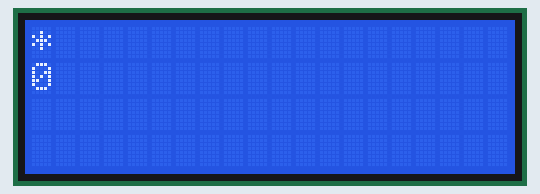
Recording of a sketch running on a simulated Arduino Uno, built with avr-gcc and run on an emulated ATmega328P. Shown: 20×4 character LCD.

Above: at 0.2 s.
At 1.2 s:
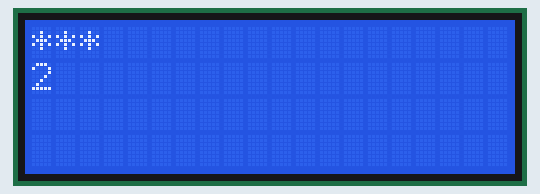
At 2.2 s:
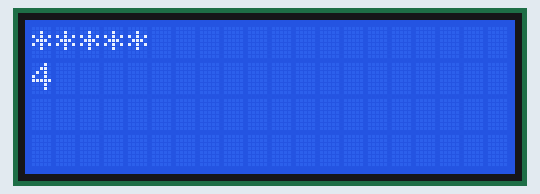
At 4.7 s:
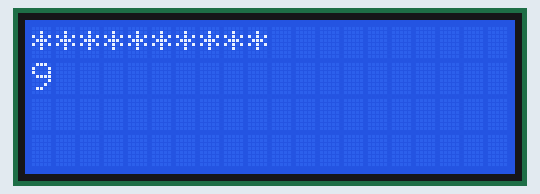
At 6.7 s:
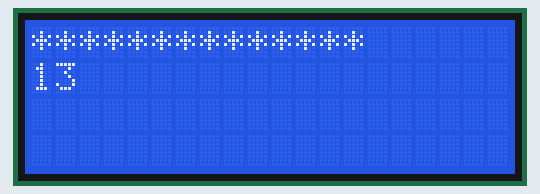
At 8.8 s:
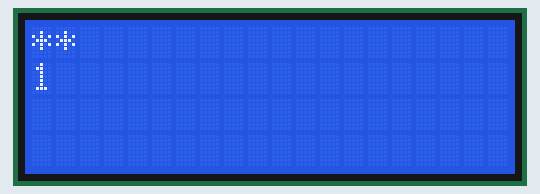

The sketch:

LCD1602.ino
```cpp
/*
  A simple sketch to display LCD 1602 + I2C.

  Teacher Inventor DIY : Как настроить LCD ДИСПЛЕЙ и I2C на Arduino ?!
  https://www.youtube.com/watch?v=hdW-cLaQ9WE

  Vitaliy Polyakov (c), polyakov.vs@mail.ru, 2024.

  I2C connection:
  I2C         Arduino
  -------------------
  GND         GND
  VCC         +5V
  SDA         A4
  SCL         A5
*/

#include <Wire.h>
#include <LiquidCrystal_I2C.h>  // библиотека

void setup() {
  LiquidCrystal_I2C lcd(0x27, 20, 4); // запускаем
  lcd.init();
  lcd.backlight();                    // включаем подсветку
}

void loop() {
  LiquidCrystal_I2C lcd(0x27, 20, 4); // запускаем
  lcd.init();
  lcd.backlight();                    // включаем подсветку

  for (int i = 0; i < 16; i++) {
    lcd.setCursor(i, 0);
    lcd.print("*");
    lcd.setCursor(0, 1);
    lcd.print(i);
    delay(500);
  }
}
```

Measured:
- by itself, everything shown: repeats every 8.1 s, in 17 steps
- what the display in image 0 shows lasts 0.5 s, from 0.1 s to 0.6 s
